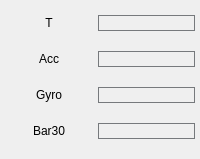
        <widget class="QFrame" name="indicators_3">
         <property name="styleSheet">
          <string notr="true">border: none;</string>
         </property>
         <property name="frameShape">
          <enum>QFrame::StyledPanel</enum>
         </property>
         <property name="frameShadow">
          <enum>QFrame::Raised</enum>
         </property>
         <layout class="QGridLayout" name="gridLayout_4">
          <property name="leftMargin">
           <number>0</number>
          </property>
          <property name="topMargin">
           <number>15</number>
          </property>
          <property name="rightMargin">
           <number>5</number>
          </property>
          <property name="bottomMargin">
           <number>20</number>
          </property>
          <property name="horizontalSpacing">
           <number>0</number>
          </property>
          <property name="verticalSpacing">
           <number>20</number>
          </property>
          <item row="0" column="1">
           <widget class="QLabel" name="vTemp">
            <property name="styleSheet">
             <string notr="true">border: 1px solid #76797C;</string>
            </property>
            <property name="text">
             <string/>
            </property>
           </widget>
          </item>
          <item row="1" column="0">
           <widget class="QLabel" name="acce">
            <property name="styleSheet">
             <string notr="true">border: none;</string>
            </property>
            <property name="text">
             <string>Acc</string>
            </property>
            <property name="alignment">
             <set>Qt::AlignCenter</set>
            </property>
           </widget>
          </item>
          <item row="1" column="1">
           <widget class="QLabel" name="vAcce">
            <property name="styleSheet">
             <string notr="true">border: 1px solid #76797C;</string>
            </property>
            <property name="text">
             <string/>
            </property>
           </widget>
          </item>
          <item row="2" column="0">
           <widget class="QLabel" name="gyro">
            <property name="styleSheet">
             <string notr="true">border: none;</string>
            </property>
            <property name="text">
             <string>Gyro</string>
            </property>
            <property name="alignment">
             <set>Qt::AlignCenter</set>
            </property>
           </widget>
          </item>
          <item row="2" column="1">
           <widget class="QLabel" name="vGyro">
            <property name="styleSheet">
             <string notr="true">border: 1px solid #76797C;</string>
            </property>
            <property name="text">
             <string/>
            </property>
           </widget>
          </item>
          <item row="3" column="0">
           <widget class="QLabel" name="bar30">
            <property name="styleSheet">
             <string notr="true">border: none;</string>
            </property>
            <property name="text">
             <string>Bar30</string>
            </property>
            <property name="alignment">
             <set>Qt::AlignCenter</set>
            </property>
           </widget>
          </item>
          <item row="3" column="1">
           <widget class="QLabel" name="vBar30">
            <property name="styleSheet">
             <string notr="true">border: 1px solid #76797C;</string>
            </property>
            <property name="text">
             <string/>
            </property>
           </widget>
          </item>
          <item row="0" column="0">
           <widget class="QLabel" name="temp">
            <property name="styleSheet">
             <string notr="true">border: none;</string>
            </property>
            <property name="text">
             <string>T</string>
            </property>
            <property name="alignment">
             <set>Qt::AlignCenter</set>
            </property>
           </widget>
          </item>
         </layout>
         <zorder>bar30</zorder>
         <zorder>gyro</zorder>
         <zorder>acce</zorder>
         <zorder>vTemp</zorder>
         <zorder>vAcce</zorder>
         <zorder>vGyro</zorder>
         <zorder>vBar30</zorder>
         <zorder>temp</zorder>
        </widget>
